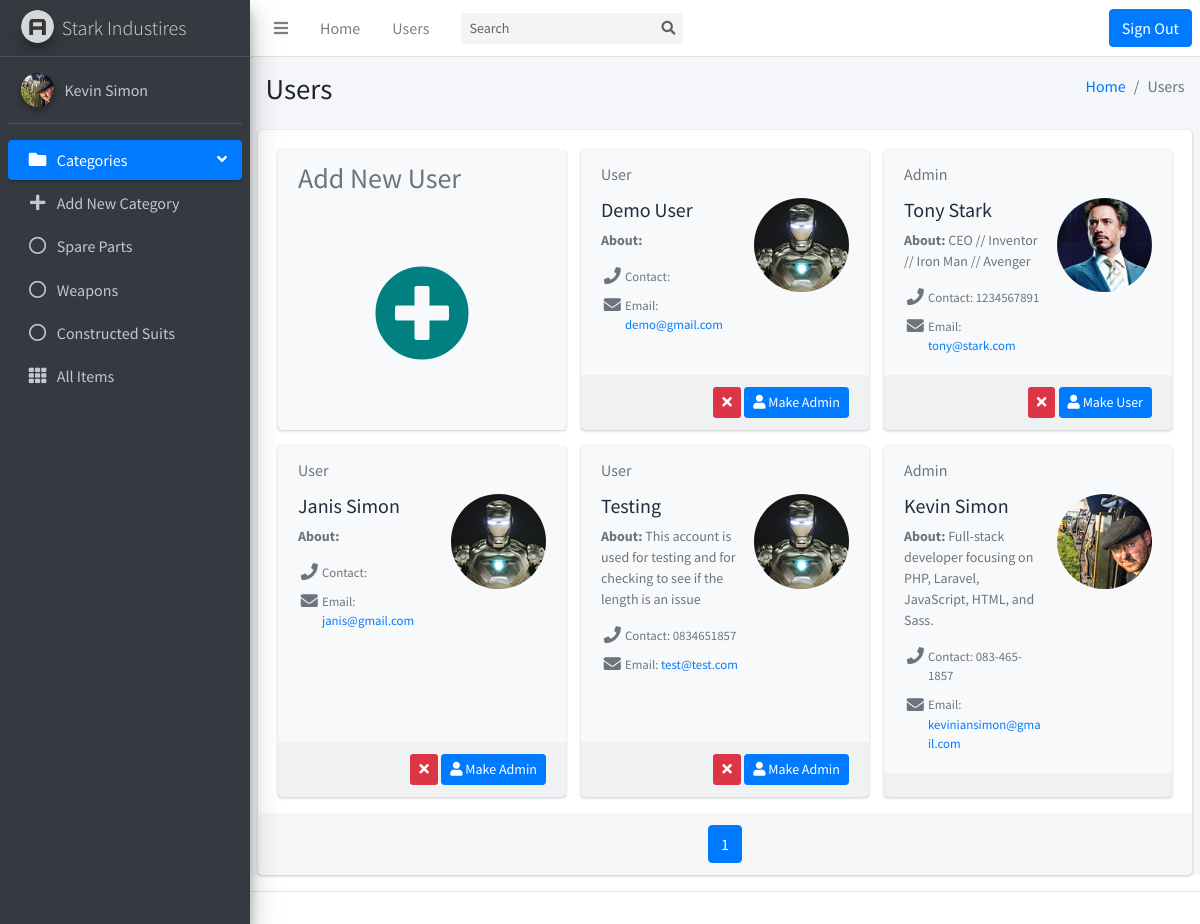
/contacts.php (signed in), run on the app's committed database.
### tables this page shows
CREATE TABLE `categories` (
  `idCategory` int(11) NOT NULL,
  `nameCategory` varchar(100) NOT NULL
);

CREATE TABLE `users` (
  `idUsers` int(11) NOT NULL,
  `emailUsers` tinytext NOT NULL,
  `pwdUsers` longtext NOT NULL,
  `adminUsers` tinyint(1) DEFAULT NULL,
  `nameUsers` tinytext NOT NULL,
  `roleUsers` text,
  `contactUsers` text,
  `picUsers` int(11) DEFAULT NULL
);

### contacts.php (the view, shortened to what this page needs)
<?php
  include('header.php');
?>
<div class="content-wrapper">
  <section class="content-header">
    <div class="container-fluid">
      <div class="row mb-2">
        <div class="col-sm-6">
          <h1>Users</h1>
        </div>
        <div class="col-sm-6">
          <ol class="breadcrumb float-sm-right">
            <li class="breadcrumb-item"><a href="index.php">Home</a></li>
            <li class="breadcrumb-item active">Users</li>
          </ol>
        </div>
      </div>
    </div>
  </section>
  <section class="content">
    <div class="card card-solid">
      <div class="card-body pb-0">
        <div class="row d-flex align-items-stretch">
          <?php
            if (isset($_SESSION['userAdmin'])) {
              echo
                '<div class="col-12 col-sm-6 col-md-4 d-flex align-items-stretch">
                  <div class="card bg-light" style="width: 100%;">
                    <div class="card-header text-muted border-bottom-0">
                      <h3>Add New User</h3>
                    </div>
                    <div class="card-body pt-0" style="display: flex; justify-content: center; align-items: center;">
                      <div class="row">
                        <div class="col-6 text-center">
                          <a href="register.php"><i class="fas fa-plus-circle" style=" font-size: 6em; color: teal;"></i></a>
                        </div>
                      </div>
                    </div>
                  </div>
                </div>';
            }
          ?>
          <?php
            include('includes/dbh.inc.php');
            $sql = "SELECT * FROM users ORDER BY idUsers DESC";
            if($result = mysqli_query($conn, $sql)) {
              if(mysqli_num_rows($result) > 0) {
                while($row = mysqli_fetch_array($result)) {
                  $name = $row['nameUsers'];
                  $email = $row['emailUsers'];
                  $admin = $row['adminUsers'];
                  $role = $row['roleUsers'];
                  $contact = $row['contactUsers'];
                  $id = $row['idUsers'];
                  $picId = $row['picUsers'];
                  if ($admin) {
                    $userAdmin = "Admin";
                    $addRemoveAdmin = "Make User";
                  } else {
                      $userAdmin = "User";
                      $addRemoveAdmin = "Make Admin";
                  }
                  $fileName = "uploads/".$picId."*";
                  $filePath = glob($fileName);
                  $fileExt = explode(".", $filePath['0']);
                  $fileActualExt = $fileExt[1];
                  if ($id == $picId) {
                    $profilePic = "uploads/".$picId."."."$fileActualExt";
                  } else {
                    $profilePic = "uploads/profile_default_image_stkindustries2020.jpg";
                  }
                  echo
                    '<div class="col-12 col-sm-6 col-md-4 d-flex align-items-stretch">
                      <div class="card bg-light" style="width: 100%;">
                        <div class="card-header text-muted border-bottom-0">'
                        .$userAdmin.
                        '</div>
                        <div class="card-body pt-0">
                          <div class="row">
                            <div class="col-7">
                              <h2 class="lead"><b>' .$name. '</b></h2>
                              <p class="text-muted text-sm"><b>About: </b> '.$role.'</p>
                              <ul class="ml-4 mb-0 fa-ul text-muted">
                                <li class="small" style="padding-bottom: 10px;"><span class="fa-li"><i class="fas fa-lg fa-phone"></i></span>Contact: '.$contact.'</li>
                                <li class="small"><span class="fa-li"><i class="fas fa-lg fa-envelope"></i></span>Email:<a href="mailto:'.$email.'"> '.$email.'</a></li>
                              </ul>
                            </div>
                            <div class="col-5 text-center">
                              <img src="'.$profilePic.'" alt="" class="img-circle img-fluid">
                            </div>
                          </div>
                        </div>
                        <div class="card-footer">
                          <div class="text-right">';
                          if (($_SESSION['userId'] != $id) && (isset($_SESSION['userAdmin']))) {
                            echo
                              '<a href="includes/users.inc.php?removeUser='.$row['idUsers'].'" data-confirm="Are you sure you want to delete the user '.$name.'?" class="btn btn-sm bg-red delete">
                                  <i class="fas fa-times"></i>
                              </a>
                              <a href="includes/users.inc.php?changeAdmin='.$row['idUsers'].'" class="btn btn-sm btn-primary">
                                  <i class="fas fa-user"></i> '.$addRemoveAdmin.'
                              </a>';
                          }
                  echo '</div>
                    </div>
                  </div>
                </div>';
                }
                }
            }
          ?>
        </div>
      </div>
      <div class="card-footer">
        <nav aria-label="Contacts Page Navigation">
          <ul class="pagination justify-content-center m-0">
            <li class="page-item active"><a class="page-link" href="#">1</a></li>
          </ul>
        </nav>
      </div>
    </div>
  </section>
</div>
<?php
  include('footer.php');
?>

### header.php (shortened to what this page needs)
<!DOCTYPE html>
<html lang="en">
<head>
  <link rel="stylesheet" href="plugins/fontawesome-free/css/all.min.css">
  <link rel="stylesheet" href="dist/css/adminlte.min.css">
</head>
<body class="hold-transition sidebar-mini">
  <div class="wrapper">
    <nav class="main-header navbar navbar-expand navbar-white navbar-light">
      <ul class="navbar-nav">
        <li class="nav-item">
          <a class="nav-link" data-widget="pushmenu" href="#" role="button"><i class="fas fa-bars"></i></a>
        </li>
        <li class="nav-item d-none d-sm-inline-block">
          <a href="index.php" class="nav-link">Home</a>
        </li>
        <li class="nav-item d-none d-sm-inline-block">
          <a href="contacts.php" class="nav-link">Users</a>
        </li>
      </ul>
      <form class="form-inline ml-3" action="search.php" method="post">
        <div class="input-group input-group-sm">
          <input name="search" class="form-control form-control-navbar" type="search" placeholder="Search" aria-label="Search">
          <div class="input-group-append">
            <button class="btn btn-navbar" type="submit" name="search-submit">
              <i class="fas fa-search"></i>
            </button>
          </div>
        </div>
      </form>
      <ul class="navbar-nav ml-auto">
        <li class="nav-item">
          <form action="includes/logout.inc.php" method="post">
            <button type="submit" class="btn btn-primary btn-block" name="logout-submit">Sign Out</button>
          </form>
        </li>
      </ul>
    </nav>
    <aside class="main-sidebar sidebar-dark-primary elevation-4">
      <a href="index.php" class="brand-link">
        <img src="dist/img/AdminLTELogo.png" alt="AdminLTE Logo" class="brand-image img-circle elevation-3"
          style="opacity: .8">
        <span class="brand-text font-weight-light">Stark Industires</span>
      </a>
      <div class="sidebar">
        <div class="user-panel mt-3 pb-3 mb-3 d-flex">
          <div class="image">
            <?php
              include('includes/dbh.inc.php');
              $sql = "SELECT * FROM users";
              $result = mysqli_query($conn, $sql);
              if (mysqli_num_rows($result) > 0) {
                if ($row = mysqli_fetch_assoc($result)) {
                  $userId = $_SESSION['userId'];
                  $picId = $_SESSION['userPic'];
                  $fileName = "uploads/".$picId."*";
                  $filePath = glob($fileName);
                  $fileExt = explode(".", $filePath['0']);
                  $fileActualExt = $fileExt[1];
                  if ($userId == $picId) {
                    $profilePic = "uploads/".$picId."."."$fileActualExt";
                  } else {
                    $profilePic = "uploads/profile_default_image_stkindustries2020.jpg";
                  }
                  if ($row['picUsers'] == $userId) {
                    echo '<img src="'.$profilePic.'?'.mt_rand().'" class="img-circle elevation-2" alt="User Image">';
                  } else {
                    echo '<img src="'.$profilePic.'" class="img-circle elevation-2" alt="Default User Image">';
                  }
                }
              }
            ?>
          </div>
          <div class="info">
            <a href="profile.php" class="d-block"><?= $_SESSION["userName"]; ?></a>
          </div>
        </div>
        <nav class="mt-2">
          <ul class="nav nav-pills nav-sidebar flex-column" data-widget="treeview" role="menu" data-accordion="false">
            <li class="nav-item has-treeview menu-open">
              <a href="#" class="nav-link active">
                <i class="nav-icon fas fa-folder"></i>
                <p>
                  Categories
                  <i class="right fas fa-angle-left"></i>
                </p>
              </a>
              <ul class="nav nav-treeview">
                <li class="nav-item">
                  <a href="category-add.php" class="nav-link">
                    <i class="fas fa-plus nav-icon"></i>
                    <p>Add New Category</p>
                  </a>
                </li>
                <?php
                  include('dbh.inc.php');
                  $sql = "SELECT * FROM categories";
                  if($result = mysqli_query($conn, $sql)) {
                    if(mysqli_num_rows($result) > 0) {
                      while($row = mysqli_fetch_array($result)) {
                        $category = $row['nameCategory'];
                        echo
                          '<li class="nav-item">
                            <a href="category.php?category='.$category.'" class="nav-link">
                              <i class="far fa-circle nav-icon"></i>
                            <p>'.$category.'</p>
                            </a>
                          </li>';
                      }
                    }
                  }
                ?>
              </ul>
            </li>
            <li class="nav-item">
              <a href="allproducts.php" class="nav-link">
                <i class="nav-icon fas fa-th"></i>
                <p>
                  All Items
                </p>
              </a>
            </li>
          </ul>
        </nav>
      </div>
    </aside>

### footer.php (shortened to what this page needs)
<footer class="main-footer">
  </footer>
</div>
</body>
</html>

### data on the page
categories: nameCategory "Spare Parts"
categories: nameCategory "Weapons"
categories: nameCategory "Constructed Suits"
users: adminUsers "User", nameUsers "Demo User", emailUsers "demo@gmail.com", adminUsers "Make Admin"
users: adminUsers "Admin", nameUsers "Tony Stark", roleUsers "CEO // Inventor // Iron Man // Avenger", contactUsers "1234567891", emailUsers "tony@stark.com", shows a picture, adminUsers "Make User"
users: userAdmin "User", nameUsers "Janis Simon", emailUsers "janis@gmail.com", addRemoveAdmin "Make Admin"
users: userAdmin "User", nameUsers "Testing", roleUsers "This account is used for testing and for checking to see if the length is an issue", contactUsers "0834651857", emailUsers "test@test.com", addRemoveAdmin "Make Admin"
users: adminUsers "Admin", nameUsers "Kevin Simon", roleUsers "Full-stack developer focusing on PHP, Laravel, JavaScript, HTML, and Sass.", contactUsers "083-465-1857", emailUsers "keviniansimon@gmail.com", shows a picture

### other printed values
$_SESSION["userName"] "Kevin Simon"
